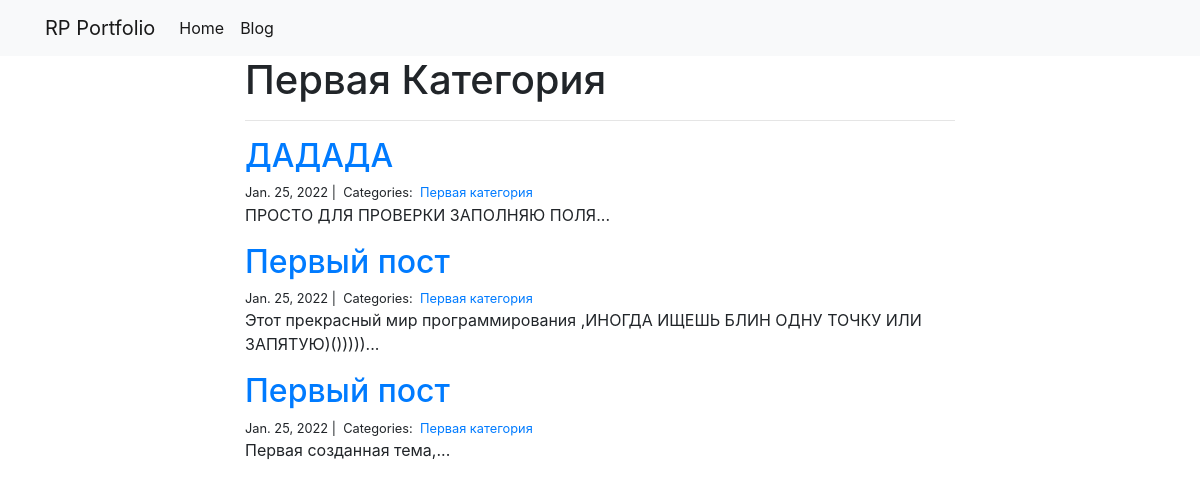
Page /blog/Первая категория/ on the committed database.
### blog/models.py (models this page shows)
class Post(models.Model):
    title = models.CharField(max_length=255)
    body = models.TextField()
    created_on = models.DateTimeField(auto_now_add=True)
    last_modified = models.DateTimeField(auto_now=True)
    categories = models.ManyToManyField("Category", related_name="posts")

class Category(models.Model):
    name = models.CharField(max_length=20)

### blog/views.py (the view)
# urls.py: path("<category>/", views.blog_category, name="blog_category"),
def blog_category(request, category):
    posts = Post.objects.filter(categories__name__contains=category).order_by(
        "-created_on"
    )
    context = {"category": category, "posts": posts}
    return render(request, "blog_category.html", context)

### blog/templates/blog_category.html
{% extends "base.html" %}
{% block page_content %}
<div class="col-md-8 offset-md-2">
    <h1>{{ category | title }}</h1>
    <hr>
    {% for post in posts %}
        <h2><a href="{% url 'blog_detail' post.pk%}">{{ post.title }}</a></h2>
        <small>
            {{ post.created_on.date }} |&nbsp;
            Categories:&nbsp;
            {% for category in post.categories.all %}
            <a href="{% url 'blog_category' category.name %}">
                {{ category.name }}
            </a>&nbsp;
            {% endfor %}
        </small>
        <p>{{ post.body | slice:":400" }}...</p>
    {% endfor %}
</div>
{% endblock %}

### personal_portfolio/templates/base.html (shortened to what this page needs)
<link rel="stylesheet" href="https://stackpath.bootstrapcdn.com/bootstrap/4.1.3/css/bootstrap.min.css"
>
<nav class="navbar navbar-expand-lg navbar-light bg-light">
  <div class="container">
    <a class="navbar-brand" href="{% url 'project_index' %}">RP Portfolio</a>
    <div class="collapse navbar-collapse" id="navbarSupportedContent">
      <ul class="navbar-nav mr-auto">
        <li class="nav-item active">
          <a class="nav-link" href="{% url 'project_index' %}">Home</a>
        </li>
        <li class="nav-item active">
          <a class="nav-link" href="{% url 'blog_index' %}">Blog</a>
        </li>
      </ul>
    </div>
  </div>
</nav>
<div class="container">
  {% block page_content %}{% endblock %}
</div>

### rows in the picture
Post: title "ДАДАДА", created_on "Jan. 25, 2022", body "ПРОСТО ДЛЯ ПРОВЕРКИ ЗАПОЛНЯЮ ПОЛЯ"
Category: name "Первая категория"
Post: title "Первый пост", created_on "Jan. 25, 2022", body "Этот прекрасный мир программирования ,ИНОГДА ИЩЕШЬ БЛИН ОДНУ ТОЧКУ ИЛИ ЗАПЯТУЮ)()))))"
Category: name "Первая категория"
Post: title "Первый пост", created_on "Jan. 25, 2022", body "Первая созданная тема,"

### other values in the picture
{{ category | title }} "Первая Категория"
